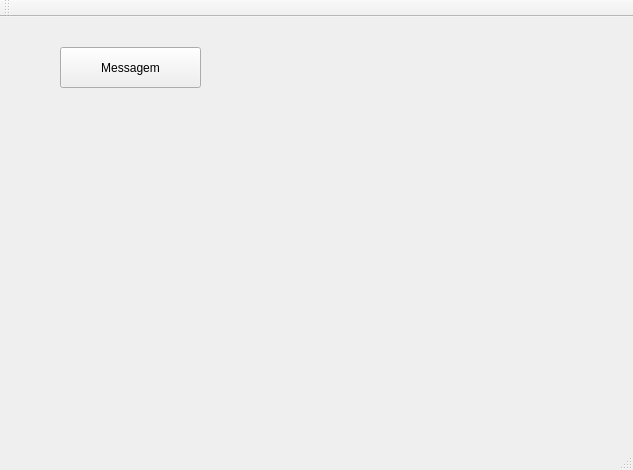
<?xml version="1.0" encoding="UTF-8"?>
<ui version="4.0">
 <class>MainWindow</class>
 <widget class="QMainWindow" name="MainWindow">
  <property name="geometry">
   <rect>
    <x>0</x>
    <y>0</y>
    <width>633</width>
    <height>470</height>
   </rect>
  </property>
  <property name="windowTitle">
   <string>MainWindow</string>
  </property>
  <widget class="QWidget" name="centralWidget">
   <widget class="QPushButton" name="btnMessagem">
    <property name="geometry">
     <rect>
      <x>60</x>
      <y>30</y>
      <width>141</width>
      <height>41</height>
     </rect>
    </property>
    <property name="text">
     <string>Messagem</string>
    </property>
   </widget>
  </widget>
  <widget class="QMenuBar" name="menuBar">
   <property name="geometry">
    <rect>
     <x>0</x>
     <y>0</y>
     <width>633</width>
     <height>27</height>
    </rect>
   </property>
  </widget>
  <widget class="QToolBar" name="mainToolBar">
   <attribute name="toolBarArea">
    <enum>TopToolBarArea</enum>
   </attribute>
   <attribute name="toolBarBreak">
    <bool>false</bool>
   </attribute>
  </widget>
  <widget class="QStatusBar" name="statusBar"/>
 </widget>
 <layoutdefault spacing="6" margin="11"/>
 <resources/>
 <connections/>
</ui>
